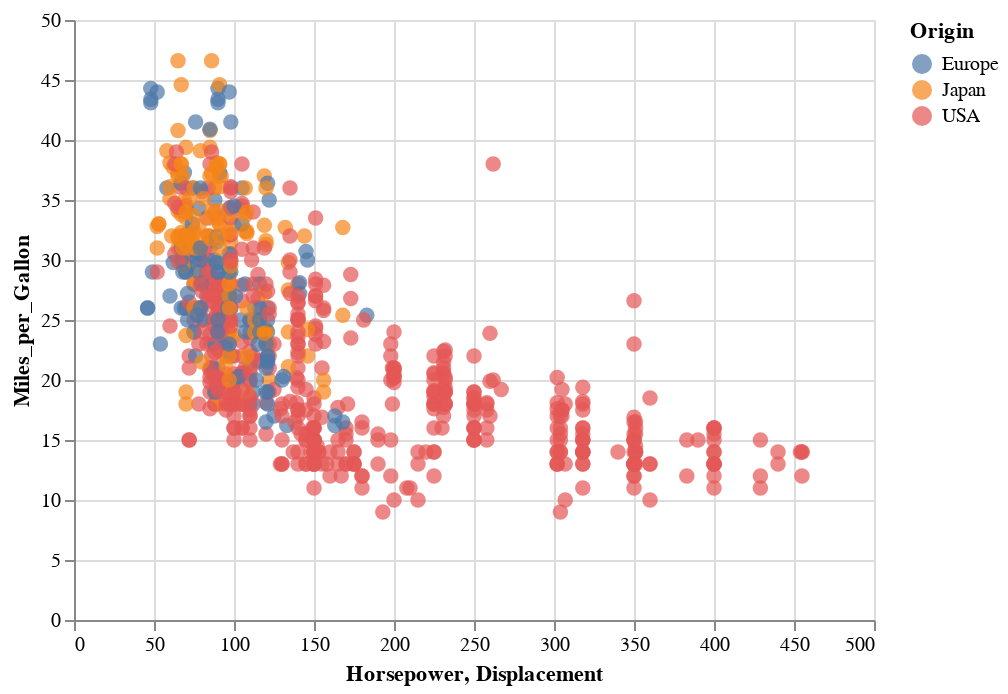

Notebook code for this chart:
### Code cell
source = data.cars()

plt = alt.Chart(source).mark_circle(size=60).encode(
    x='Horsepower',
    y='Miles_per_Gallon',
    color='Origin',
    tooltip=['Horsepower', 'Miles_per_Gallon']
).interactive()

plt2 = alt.Chart(source).mark_circle(size=60).encode(
    x='Displacement',
    y='Miles_per_Gallon',
    color='Origin',
    tooltip=['Horsepower', 'Miles_per_Gallon']
).interactive()

plt + plt2

### Figure 1 — Vega-Lite specification as saved in the notebook (floating-point values rounded to 4 significant figures; data arrays with more than 128 entries replaced by an {"elided": "..."} marker saying what was removed)
{"config": {"view": {"continuousWidth": 400, "continuousHeight": 300}}, "layer": [{"mark": {"type": "circle", "size": 60}, "encoding": {"color": {"field": "Origin", "type": "nominal"}, "tooltip": [{"field": "Horsepower", "type": "quantitative"}, {"field": "Miles_per_Gallon", "type": "quantitative"}], "x": {"field": "Horsepower", "type": "quantitative"}, "y": {"field": "Miles_per_Gallon", "type": "quantitative"}}, "selection": {"selector008": {"type": "interval", "bind": "scales", "encodings": ["x", "y"]}}}, {"mark": {"type": "circle", "size": 60}, "encoding": {"color": {"field": "Origin", "type": "nominal"}, "tooltip": [{"field": "Horsepower", "type": "quantitative"}, {"field": "Miles_per_Gallon", "type": "quantitative"}], "x": {"field": "Displacement", "type": "quantitative"}, "y": {"field": "Miles_per_Gallon", "type": "quantitative"}}, "selection": {"selector009": {"type": "interval", "bind": "scales", "encodings": ["x", "y"]}}}], "data": {"name": "data-f02450ab61490a1363517a0190416235"}, "$schema": "https://vega.github.io/schema/vega-lite/v4.17.0.json", "datasets": {"data-f02450ab61490a1363517a0190416235": {"elided": "406 records"}}}
